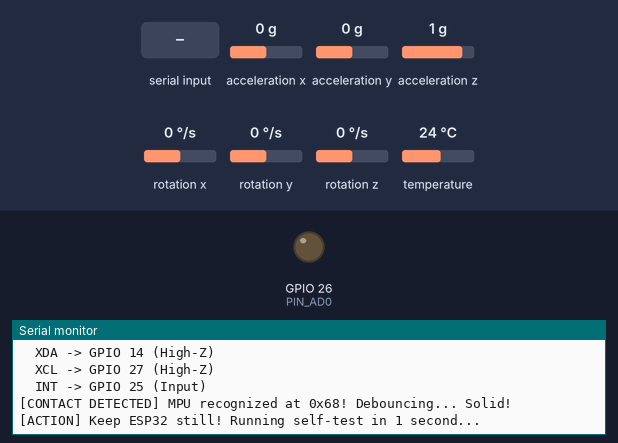
The program below on a simulated ESP32. Shown: output pins drawn as LEDs (lit = HIGH), the last lines printed to the serial monitor. Wiring (inferred from the names in the program): MPU-6050 motion sensor at I2C address 0x68. Inputs (shaded band) come from the test bench; at power-on: rotation x 0 °/s, acceleration x 0 g, acceleration y 0 g, acceleration z 1 g, rotation y 0 °/s, rotation z 0 °/s, temperature 24 °C.

Above: at 1.2 s.
1.3 s: rotation x set to -192 °/s
At 2.97 s:
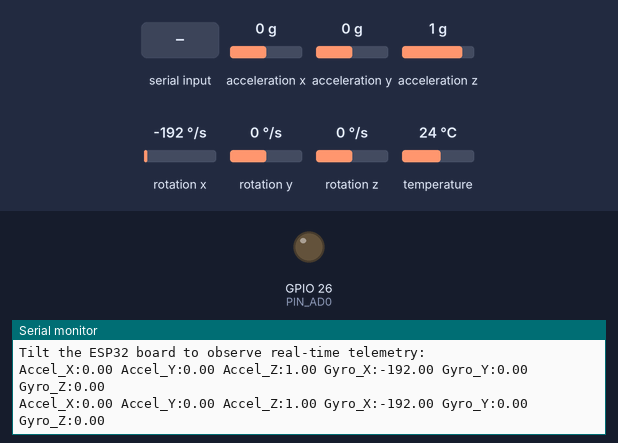
4.2 s: "t" received over Serial
At 5.4 s:
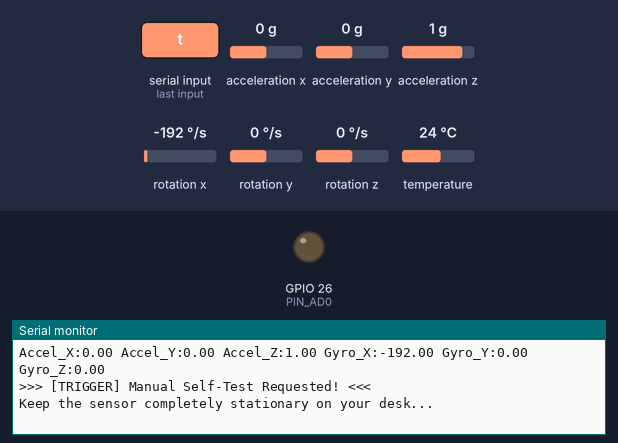
5.7 s: acceleration x set to -1.4 g
At 6.92 s:
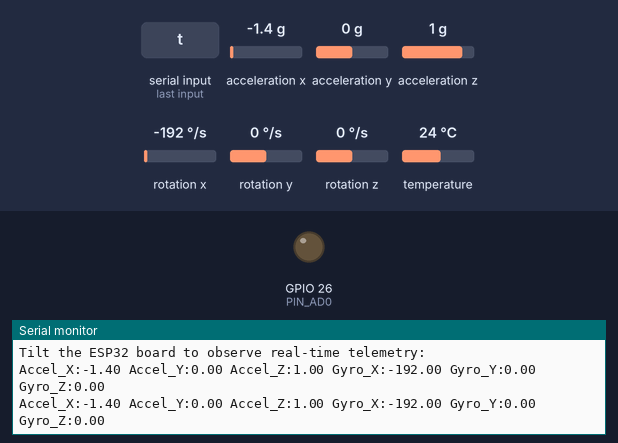

The program:

main.cpp
```cpp
/**
 * @file main.cpp
 * @brief MPU-6050 Self-Test & Diagnostic for Direct Socket Header Connection
 * @target ESP32 (PlatformIO / Arduino)
 *
 * Direct Header Pin Mapping:
 *   ESP32 VIN / 5V -> MPU VCC (Onboard 3.3V LDO powered from 5V rail)
 *   ESP32 GND      -> MPU GND
 *   ESP32 GPIO 13  -> MPU SCL (I2C Clock)
 *   ESP32 GPIO 12  -> MPU SDA (I2C Data)
 *   ESP32 GPIO 14  -> MPU XDA (High-Z Input / Floating)
 *   ESP32 GPIO 27  -> MPU XCL (High-Z Input / Floating)
 *   ESP32 GPIO 26  -> MPU AD0 (Driven LOW to lock address to 0x68)
 *   ESP32 GPIO 25  -> MPU INT (Input)
 */

#include <Arduino.h>
#include <Wire.h>
#include <math.h>
#include <stdint.h>
#include <stdbool.h>
#include <string.h>

/* Pin Definitions */
#define PIN_SDA              12  /* D12 */
#define PIN_SCL              13  /* D13 */
#define PIN_XDA              14  /* D14 (MPU Aux I2C Data - keep High-Z) */
#define PIN_XCL              27  /* D27 (MPU Aux I2C Clock - keep High-Z) */
#define PIN_AD0              26  /* D26 (Driven LOW in software for addr 0x68) */
#define PIN_INT              25  /* D25 (Data-Ready / Motion Interrupt) */

/* MPU Registers */
#define REG_SELF_TEST_X      0x0D
#define REG_SELF_TEST_Y      0x0E
#define REG_SELF_TEST_Z      0x0F
#define REG_SELF_TEST_A      0x10
#define REG_SMPLRT_DIV       0x19
#define REG_CONFIG           0x1A
#define REG_GYRO_CONFIG      0x1B
#define REG_ACCEL_CONFIG     0x1C
#define REG_ACCEL_XOUT_H     0x3B
#define REG_TEMP_OUT_H       0x41
#define REG_PWR_MGMT_1       0x6B
#define REG_WHO_AM_I         0x75

#define NUM_SAMPLES          200

/* State Machine */
enum SensorState {
    STATE_DISCONNECTED,
    STATE_DEBOUNCING,
    STATE_RUN_SELFTEST,
    STATE_LIVE_STREAM
};

static SensorState current_state = STATE_DISCONNECTED;
static uint8_t active_addr = 0x68;
static uint32_t last_poll_ms = 0;
static uint32_t last_stream_ms = 0;
static uint8_t debounce_hits = 0;

/* Diagnostic Result Container */
typedef struct {
    float accel_str[3];
    float gyro_str[3];
    float accel_ft[3];
    float gyro_ft[3];
    float accel_diff_pct[3];
    float gyro_diff_pct[3];
    bool  accel_pass[3];
    bool  gyro_pass[3];
    float die_temp_c;
    bool  temp_pass;
    bool  overall_pass;
} mpu6050_test_report_t;

/* --- Robust I2C Communication Layer --- */

static void reset_i2c_bus() {
    Wire.end();
    delay(10);
    Wire.begin(PIN_SDA, PIN_SCL);
    Wire.setClock(100000);  /* 100 kHz for high stability */
    Wire.setTimeOut(30);    /* 30ms timeout prevents hangs */
}

static bool mpu_write_byte(uint8_t addr, uint8_t reg, uint8_t data) {
    Wire.beginTransmission(addr);
    Wire.write(reg);
    Wire.write(data);
    return (Wire.endTransmission() == 0);
}

static bool mpu_read_bytes(uint8_t addr, uint8_t reg, uint8_t *buffer, uint8_t length) {
    Wire.beginTransmission(addr);
    Wire.write(reg);
    if (Wire.endTransmission(false) != 0) {
        return false;
    }

    uint8_t count = Wire.requestFrom((int)addr, (int)length);
    if (count != length) {
        return false;
    }

    for (uint8_t i = 0; i < length; i++) {
        buffer[i] = Wire.read();
    }
    return true;
}

/* Quick probe to check chip acknowledgement */
static bool probe_mpu(uint8_t *found_addr) {
    uint8_t candidates[2] = {0x68, 0x69};
    uint8_t whoami = 0;

    for (uint8_t i = 0; i < 2; i++) {
        uint8_t a = candidates[i];
        Wire.beginTransmission(a);
        if (Wire.endTransmission() == 0) {
            if (mpu_read_bytes(a, REG_WHO_AM_I, &whoami, 1)) {
                if (whoami == 0x68 || whoami == 0x70 || whoami == 0x72) {
                    *found_addr = a;
                    return true;
                }
            }
        }
    }
    return false;
}

/* Sensor averaging for self-test */
static bool collect_sensor_averages(uint8_t addr, float accel_avg[3], float gyro_avg[3]) {
    int32_t a_sum[3] = {0, 0, 0};
    int32_t g_sum[3] = {0, 0, 0};
    uint8_t buf[14];

    for (uint16_t i = 0; i < NUM_SAMPLES; i++) {
        if (!mpu_read_bytes(addr, REG_ACCEL_XOUT_H, buf, 14)) {
            return false;
        }

        a_sum[0] += (int16_t)((buf[0] << 8) | buf[1]);
        a_sum[1] += (int16_t)((buf[2] << 8) | buf[3]);
        a_sum[2] += (int16_t)((buf[4] << 8) | buf[5]);

        g_sum[0] += (int16_t)((buf[8] << 8) | buf[9]);
        g_sum[1] += (int16_t)((buf[10] << 8) | buf[11]);
        g_sum[2] += (int16_t)((buf[12] << 8) | buf[13]);

        delay(2);
    }

    for (uint8_t i = 0; i < 3; i++) {
        accel_avg[i] = (float)a_sum[i] / (float)NUM_SAMPLES;
        gyro_avg[i]  = (float)g_sum[i]  / (float)NUM_SAMPLES;
    }
    return true;
}

/* Full self-test routine */
static bool run_mpu6050_selftest(uint8_t addr, mpu6050_test_report_t *report) {
    if (!report) return false;
    memset(report, 0, sizeof(mpu6050_test_report_t));

    /* 1. Wake device */
    if (!mpu_write_byte(addr, REG_PWR_MGMT_1, 0x01)) return false;
    delay(50);

    /* 2. Configure baseline: Gyro +/-250dps (0x00), Accel +/-8g (0x10), DLPF ~44Hz */
    mpu_write_byte(addr, REG_SMPLRT_DIV, 0x00);
    mpu_write_byte(addr, REG_CONFIG, 0x03);
    mpu_write_byte(addr, REG_GYRO_CONFIG, 0x00);
    mpu_write_byte(addr, REG_ACCEL_CONFIG, 0x10);
    delay(30);

    /* 3. Read baseline */
    float norm_a[3] = {0}, norm_g[3] = {0};
    if (!collect_sensor_averages(addr, norm_a, norm_g)) return false;

    /* 4. Actuate self-test bits */
    mpu_write_byte(addr, REG_GYRO_CONFIG, 0xE0);
    mpu_write_byte(addr, REG_ACCEL_CONFIG, 0xF0);
    delay(40);

    /* 5. Read actuated response */
    float st_a[3] = {0}, st_g[3] = {0};
    if (!collect_sensor_averages(addr, st_a, st_g)) return false;

    /* 6. Compute STR */
    for (uint8_t i = 0; i < 3; i++) {
        report->accel_str[i] = st_a[i] - norm_a[i];
        report->gyro_str[i]  = st_g[i]  - norm_g[i];
    }

    /* 7. Read factory trim registers */
    uint8_t trim_raw[4] = {0};
    if (!mpu_read_bytes(addr, REG_SELF_TEST_X, trim_raw, 4)) return false;

    uint8_t xg_test = trim_raw[0] & 0x1F;
    uint8_t yg_test = trim_raw[1] & 0x1F;
    uint8_t zg_test = trim_raw[2] & 0x1F;
    uint8_t xa_test = ((trim_raw[0] >> 3) & 0x1C) | ((trim_raw[3] >> 4) & 0x03);
    uint8_t ya_test = ((trim_raw[1] >> 3) & 0x1C) | ((trim_raw[3] >> 2) & 0x03);
    uint8_t za_test = ((trim_raw[2] >> 3) & 0x1C) | (trim_raw[3] & 0x03);

    report->gyro_ft[0] = (xg_test != 0) ? ( 25.0f * 131.0f * powf(1.046f, (float)(xg_test - 1))) : 0.0f;
    report->gyro_ft[1] = (yg_test != 0) ? (-25.0f * 131.0f * powf(1.046f, (float)(yg_test - 1))) : 0.0f;
    report->gyro_ft[2] = (zg_test != 0) ? ( 25.0f * 131.0f * powf(1.046f, (float)(zg_test - 1))) : 0.0f;

    const float a_mult = 4096.0f * 0.34f;
    const float a_base = 0.92f / 0.34f;
    report->accel_ft[0] = (xa_test != 0) ? (a_mult * powf(a_base, ((float)xa_test - 1.0f) / 30.0f)) : 0.0f;
    report->accel_ft[1] = (ya_test != 0) ? (a_mult * powf(a_base, ((float)ya_test - 1.0f) / 30.0f)) : 0.0f;
    report->accel_ft[2] = (za_test != 0) ? (a_mult * powf(a_base, ((float)za_test - 1.0f) / 30.0f)) : 0.0f;

    /* 8. Restore normal ranges */
    mpu_write_byte(addr, REG_GYRO_CONFIG, 0x00);
    mpu_write_byte(addr, REG_ACCEL_CONFIG, 0x00);

    /* 9. Evaluate Pass/Fail (+/- 14%) */
    report->overall_pass = true;
    for (uint8_t i = 0; i < 3; i++) {
        if (report->accel_ft[i] != 0.0f) {
            report->accel_diff_pct[i] = ((report->accel_str[i] - report->accel_ft[i]) / report->accel_ft[i]) * 100.0f;
            report->accel_pass[i] = (fabsf(report->accel_diff_pct[i]) <= 14.0f);
        } else {
            report->accel_diff_pct[i] = 0.0f;
            report->accel_pass[i] = (fabsf(report->accel_str[i]) >= 1200.0f && fabsf(report->accel_str[i]) <= 3900.0f);
        }
        if (!report->accel_pass[i]) report->overall_pass = false;

        if (report->gyro_ft[i] != 0.0f) {
            report->gyro_diff_pct[i] = ((report->gyro_str[i] - report->gyro_ft[i]) / report->gyro_ft[i]) * 100.0f;
            report->gyro_pass[i] = (fabsf(report->gyro_diff_pct[i]) <= 14.0f);
        } else {
            report->gyro_diff_pct[i] = 0.0f;
            report->gyro_pass[i] = (fabsf(report->gyro_str[i]) >= 1310.0f && fabsf(report->gyro_str[i]) <= 13755.0f);
        }
        if (!report->gyro_pass[i]) report->overall_pass = false;
    }

    /* 10. Temperature check */
    uint8_t t_buf[2];
    if (mpu_read_bytes(addr, REG_TEMP_OUT_H, t_buf, 2)) {
        int16_t raw_temp = (int16_t)((t_buf[0] << 8) | t_buf[1]);
        report->die_temp_c = ((float)raw_temp / 340.0f) + 36.53f;
        report->temp_pass = (report->die_temp_c >= 15.0f && report->die_temp_c <= 50.0f);
    } else {
        report->temp_pass = false;
    }
    if (!report->temp_pass) report->overall_pass = false;

    return true;
}

static void print_report(const mpu6050_test_report_t *r) {
    const char *axes[3] = {"X", "Y", "Z"};
    Serial.println("\n=======================================================");
    Serial.println("         MPU-6050 SELF-TEST & DIAGNOSTIC REPORT        ");
    Serial.println("=======================================================");

    Serial.println("[ACCELEROMETER]");
    for (uint8_t i = 0; i < 3; i++) {
        Serial.printf("  Accel %s: STR=%+7.1f | FT=%+7.1f | Dev=%+6.2f%% -> [%s]\n",
                      axes[i], r->accel_str[i], r->accel_ft[i], r->accel_diff_pct[i],
                      r->accel_pass[i] ? "PASS" : "FAIL");
    }

    Serial.println("\n[GYROSCOPE]");
    for (uint8_t i = 0; i < 3; i++) {
        Serial.printf("  Gyro  %s: STR=%+7.1f | FT=%+7.1f | Dev=%+6.2f%% -> [%s]\n",
                      axes[i], r->gyro_str[i], r->gyro_ft[i], r->gyro_diff_pct[i],
                      r->gyro_pass[i] ? "PASS" : "FAIL");
    }

    Serial.println("\n[TEMPERATURE]");
    Serial.printf("  Die Temp: %.2f degC -> [%s]\n", r->die_temp_c, r->temp_pass ? "PASS" : "FAIL");
    Serial.println("-------------------------------------------------------");
    Serial.printf("OVERALL DIAGNOSTIC: [%s]\n", r->overall_pass ? "PASSED" : "FAILED / OUT OF TOLERANCE");
    Serial.println("=======================================================\n");
    Serial.println("[STREAM] Switching to LIVE 10 Hz motion stream...");
    Serial.println("Tilt the ESP32 board to observe real-time telemetry:\n");
}

/* --- Setup & Loop --- */

void setup() {
    Serial.begin(115200);
    while (!Serial && millis() < 1500);

    Serial.println("\n=================================================");
    Serial.println("   MPU-6050 DIRECT-HEADER PIN DIAGNOSTIC         ");
    Serial.println("=================================================");
    Serial.println("Pinout configured:");
    Serial.println("  SDA -> GPIO 12");
    Serial.println("  SCL -> GPIO 13");
    Serial.println("  AD0 -> GPIO 26 (driving LOW -> 0x68)");
    Serial.println("  XDA -> GPIO 14 (High-Z)");
    Serial.println("  XCL -> GPIO 27 (High-Z)");
    Serial.println("  INT -> GPIO 25 (Input)");

    /* 1. Drive AD0 LOW to firmly lock I2C address to 0x68 */
    pinMode(PIN_AD0, OUTPUT);
    digitalWrite(PIN_AD0, LOW);

    /* 2. Configure MPU Aux pins as high-impedance inputs so they don't load the bus */
    pinMode(PIN_XDA, INPUT);
    pinMode(PIN_XCL, INPUT);
    pinMode(PIN_INT, INPUT);

    /* 3. Initialize I2C on SDA=12, SCL=13 */
    reset_i2c_bus();
}

void loop() {
    uint32_t now = millis();

    /* On-demand trigger: Type 't' in Serial Monitor to run Self-Test without pressing EN! */
    if (Serial.available()) {
        char c = Serial.read();
        if (c == 't' || c == 'T') {
            Serial.println("\n\n>>> [TRIGGER] Manual Self-Test Requested! <<<");
            Serial.println("Keep the sensor completely stationary on your desk...");
            delay(1000);
            mpu6050_test_report_t report;
            if (run_mpu6050_selftest(active_addr, &report)) {
                print_report(&report);
            } else {
                Serial.println("[ERROR] I2C communication failed during self-test.");
            }
            return;
        }
    }

    switch (current_state) {
        case STATE_DISCONNECTED: {
            if (now - last_poll_ms >= 150) {
                last_poll_ms = now;
                uint8_t found = 0;
                if (probe_mpu(&found)) {
                    active_addr = found;
                    debounce_hits = 1;
                    current_state = STATE_DEBOUNCING;
                    Serial.printf("\n[CONTACT DETECTED] MPU recognized at 0x%02X! Debouncing...", active_addr);
                } else {
                    Serial.print(".");
                }
            }
            break;
        }

        case STATE_DEBOUNCING: {
            if (now - last_poll_ms >= 50) {
                last_poll_ms = now;
                uint8_t dummy = 0;
                if (probe_mpu(&dummy)) {
                    debounce_hits++;
                    if (debounce_hits >= 3) {
                        Serial.println(" Solid!");
                        Serial.println("[ACTION] Keep ESP32 still! Running self-test in 1 second...");
                        delay(1000);
                        current_state = STATE_RUN_SELFTEST;
                    }
                } else {
                    Serial.println(" [FLICKER] Contact lost during debounce. Re-scanning...");
                    reset_i2c_bus();
                    current_state = STATE_DISCONNECTED;
                }
            }
            break;
        }

        case STATE_RUN_SELFTEST: {
            mpu6050_test_report_t report;
            if (run_mpu6050_selftest(active_addr, &report)) {
                print_report(&report);
                current_state = STATE_LIVE_STREAM;
            } else {
                Serial.println("\n[ERROR] I2C bus dropped out during self-test! Re-checking pins...");
                reset_i2c_bus();
                current_state = STATE_DISCONNECTED;
            }
            break;
        }

        case STATE_LIVE_STREAM: {
            if (now - last_stream_ms >= 100) { /* 10 Hz refresh */
                last_stream_ms = now;
                uint8_t buf[14];
                if (mpu_read_bytes(active_addr, REG_ACCEL_XOUT_H, buf, 14)) {
                    int16_t ax = (int16_t)((buf[0] << 8) | buf[1]);
                    int16_t ay = (int16_t)((buf[2] << 8) | buf[3]);
                    int16_t az = (int16_t)((buf[4] << 8) | buf[5]);
                    int16_t raw_temp = (int16_t)((buf[6] << 8) | buf[7]);
                    int16_t gx = (int16_t)((buf[8] << 8) | buf[9]);
                    int16_t gy = (int16_t)((buf[10] << 8) | buf[11]);
                    int16_t gz = (int16_t)((buf[12] << 8) | buf[13]);

                    float a_x = ax / 16384.0f;
                    float a_y = ay / 16384.0f;
                    float a_z = az / 16384.0f;
                    float g_x = gx / 131.0f;
                    float g_y = gy / 131.0f;
                    float g_z = gz / 131.0f;

                    /* Arduino Serial Plotter universal format: Label:Value separated by spaces */
                    Serial.printf("Accel_X:%.2f Accel_Y:%.2f Accel_Z:%.2f Gyro_X:%.2f Gyro_Y:%.2f Gyro_Z:%.2f\r\n",
                                  a_x, a_y, a_z, g_x, g_y, g_z);
                } else {
                    Serial.println("\n\n[WARNING] Contact lost! Re-scanning bus...\n");
                    reset_i2c_bus();
                    current_state = STATE_DISCONNECTED;
                }
            }
            break;
        }
    }
}
```

Measured:
- after the input at 1.3 s, the serial monitor: prints a new line after 1.6 s (image 1)
- after the input at 4.2 s, the serial monitor: prints a new line at once (image 2)
- after the input at 5.7 s, the serial monitor: prints a new line after 1.1 s (image 3)
